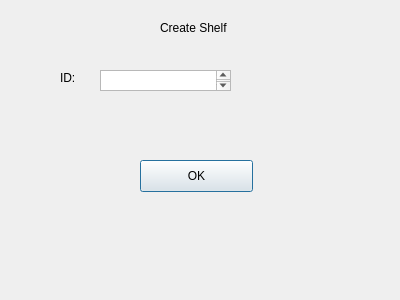
<?xml version="1.0" encoding="UTF-8"?>
<ui version="4.0">
 <class>Dialog</class>
 <widget class="QDialog" name="Dialog">
  <property name="geometry">
   <rect>
    <x>0</x>
    <y>0</y>
    <width>400</width>
    <height>300</height>
   </rect>
  </property>
  <property name="windowTitle">
   <string>Dialog</string>
  </property>
  <widget class="QLabel" name="label">
   <property name="geometry">
    <rect>
     <x>160</x>
     <y>20</y>
     <width>91</width>
     <height>16</height>
    </rect>
   </property>
   <property name="text">
    <string>Create Shelf</string>
   </property>
  </widget>
  <widget class="QLabel" name="label_2">
   <property name="geometry">
    <rect>
     <x>60</x>
     <y>70</y>
     <width>60</width>
     <height>16</height>
    </rect>
   </property>
   <property name="text">
    <string>ID: </string>
   </property>
  </widget>
  <widget class="QPushButton" name="pushButton">
   <property name="geometry">
    <rect>
     <x>140</x>
     <y>160</y>
     <width>113</width>
     <height>32</height>
    </rect>
   </property>
   <property name="text">
    <string>OK</string>
   </property>
  </widget>
  <widget class="QPlainTextEdit" name="shelfid">
   <property name="geometry">
    <rect>
     <x>100</x>
     <y>70</y>
     <width>131</width>
     <height>21</height>
    </rect>
   </property>
  </widget>
 </widget>
 <resources/>
 <connections/>
</ui>
